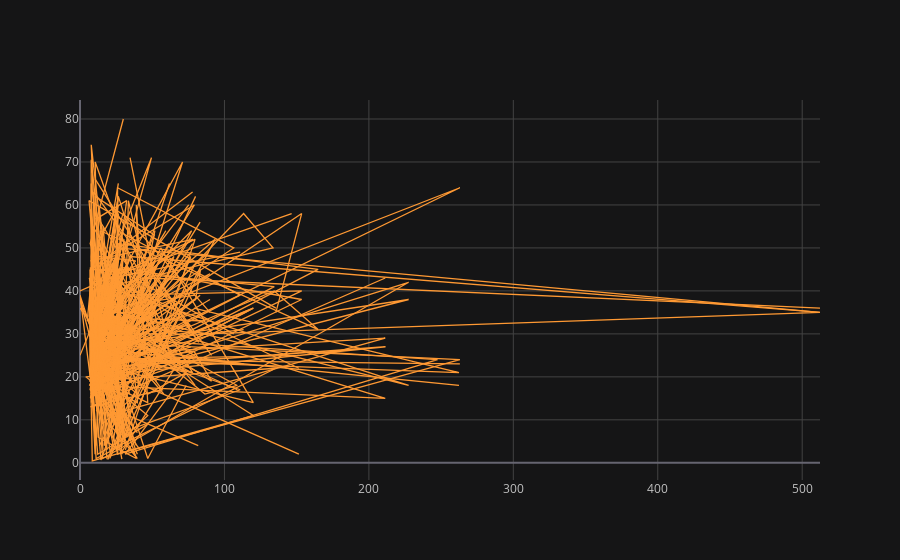

Notebook cell for this chart:
### Code cell
titanic.iplot(x="fare", y = "age")

### Figure 1 — Plotly figure (JSON) as saved in the notebook; plotly's stock layout.template omitted (floating-point values rounded to 4 significant figures; data arrays with more than 128 entries replaced by an {"elided": "..."} marker saying what was removed)
{"data": [{"line": {"color": "rgba(255, 153, 51, 1.0)", "dash": "solid", "shape": "linear", "width": 1.3}, "mode": "lines", "name": "age", "text": "", "type": "scatter", "x": {"elided": "891 float values"}, "y": {"elided": "891 mixed values"}}], "layout": {"legend": {"bgcolor": "#151516", "font": {"color": "#D9D9D9"}}, "paper_bgcolor": "#151516", "plot_bgcolor": "#151516", "title": {"font": {"color": "#D9D9D9"}}, "xaxis": {"gridcolor": "#434343", "showgrid": true, "tickfont": {"color": "#C2C2C2"}, "title": {"font": {"color": "#D9D9D9"}, "text": ""}, "zerolinecolor": "#666570"}, "yaxis": {"gridcolor": "#434343", "showgrid": true, "tickfont": {"color": "#C2C2C2"}, "title": {"font": {"color": "#D9D9D9"}, "text": ""}, "zerolinecolor": "#666570"}}}
